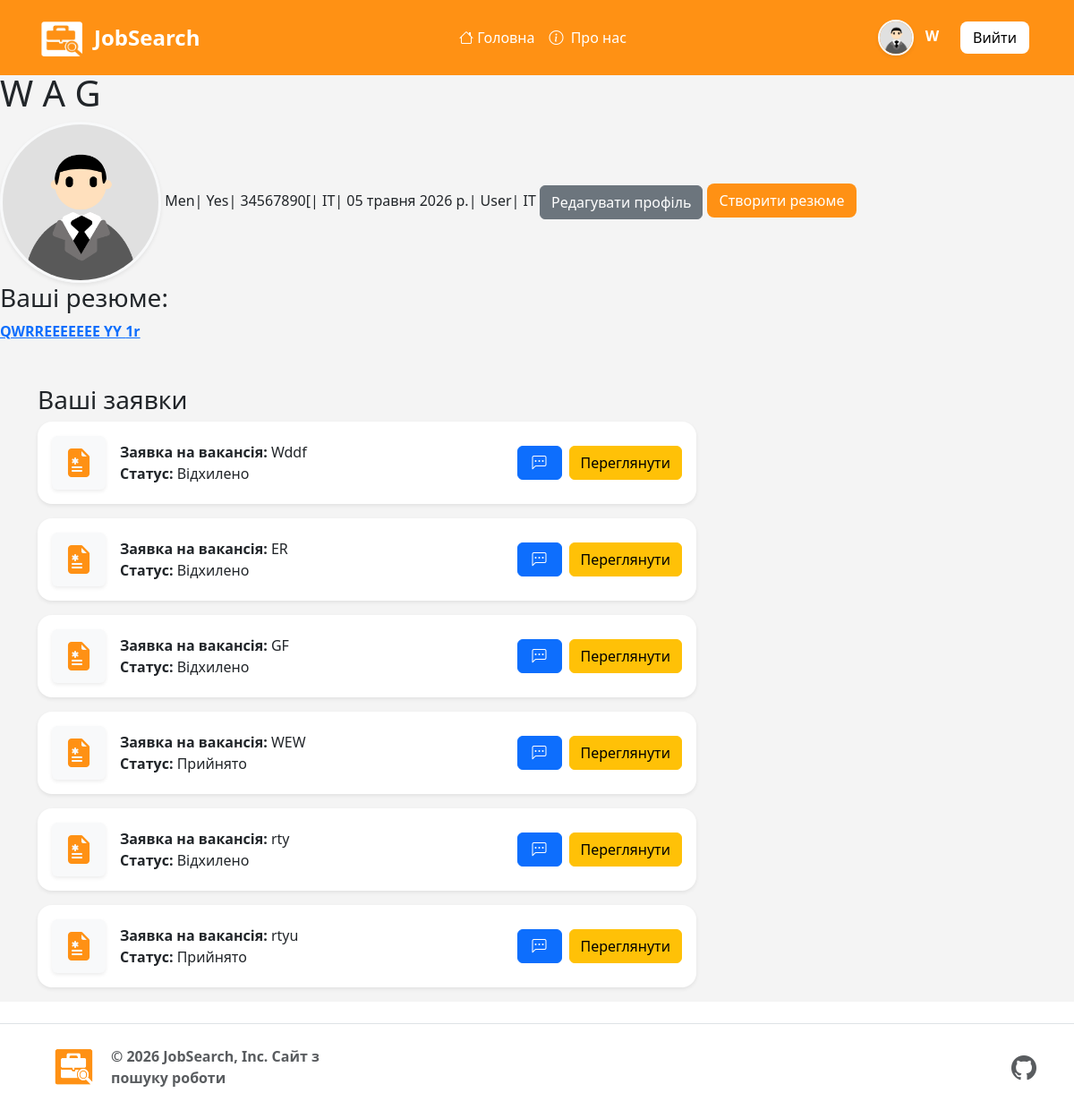
The page /auth_system/job-profil/ (signed in) on the database as committed earlier.
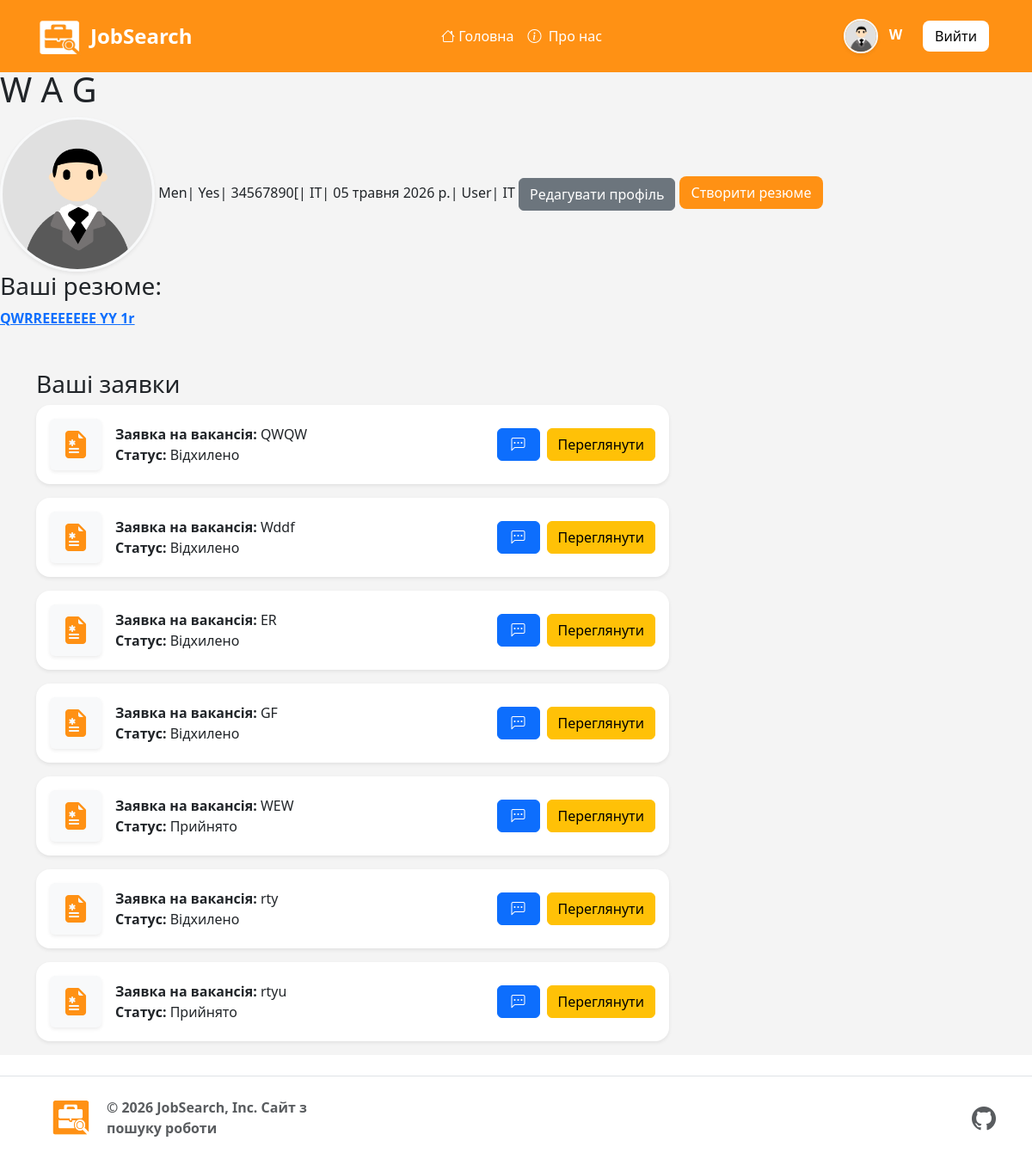
The same page on the database as committed later.
### project/models.py (models this page shows, shortened)
class Resume(models.Model):
    author = models.ForeignKey(User, on_delete=models.CASCADE, related_name="resume")#автор
    title = models.CharField(max_length=256)#Заголовок
    description = models.TextField()#опис
    description1 = models.TextField(null=True, blank=True)#опис
    description2 = models.TextField(null=True, blank=True)#опис
    description3 = models.TextField(null=True, blank=True)#опис
    description4 = models.TextField(null=True, blank=True)#опис
    file = models.FileField(upload_to='resumes/',  null=True, blank=True)#файл
    date = models.DateTimeField(auto_now_add=True, blank=True, null=True,)#дата створення
    updated_at = models.DateTimeField(auto_now=True, blank=True, null=True, verbose_name="Дата оновлення")

class Application(models.Model):
    STATUS_CHOICES = (
        ('under_review', 'На розгляді'),
        ('reject', 'Відхилено'),
        ('accepted', 'Прийнято'),
    )
    author = models.ForeignKey(User, on_delete=models.CASCADE, related_name="applications")
    vacancy = models.ForeignKey(Vacancy, on_delete=models.CASCADE, related_name="applications")
    resume = models.ForeignKey(Resume, on_delete=models.SET_NULL, null=True, blank=True)
    res_file = models.FileField(upload_to='application_docs/', null=True, blank=True) # Ось воно!
    created_at = models.DateTimeField(auto_now_add=True, null=True, blank=True)
    status = models.CharField(choices=STATUS_CHOICES, max_length=50, default='under_review')
    class Meta:
        constraints = [
            models.UniqueConstraint(fields=['author', 'vacancy'], name='unique_user_application')
        ]
        ordering = ['-created_at']

class Vacancy(models.Model):
    title = models.CharField(max_length=256)#Заголовок
    description = models.TextField()#опис
    description1 = models.TextField(null=True, blank=True)#опис
    description2 = models.TextField(null=True, blank=True)#опис
    link = models.URLField(max_length=500, null=True, blank=True)
    company = models.ForeignKey(EmployerProfile, on_delete=models.CASCADE, related_name="vacancies")
    image = models.ImageField(upload_to='vacancies/images/',  null=True, blank=True)
    price_start = models.DecimalField(max_digits=10, decimal_places=2, null=True, blank=True)
    price_end = models.DecimalField(max_digits=10, decimal_places=2, null=True, blank=True)
    category = models.ForeignKey(Category, on_delete=models.SET_NULL, null=True)
    employment_type = models.CharField(max_length=20, choices=EMPLOYMENT_CHOICES, default='full_time', verbose_name="Тип зайнятості")
    work_format = models.CharField(max_length=20, choices=WORK_FORMAT_CHOICES, default='office', verbose_name="Формат роботи")
    experience = models.CharField(max_length=20, choices=EXPERIENCE_CHOICES, default='no_experience', verbose_name="Досвід роботи")
    city = models.ForeignKey(City, on_delete=models.SET_NULL, related_name="vacancies", null=True)
    street = models.CharField(max_length=255, verbose_name="Вулиця")
    house_number = models.CharField(max_length=20, blank=True, null=True, verbose_name="Будинок / Офіс")
    date = models.DateTimeField(auto_now_add=True)#дата створення
    updated_at = models.DateTimeField(auto_now=True, verbose_name="Дата оновлення")
    class Meta:
        ordering = ['-date']

### auth_system/views.py (the view)
# urls.py: path('job-profil/', views.Job_ProfileView.as_view(), name='job_profile'),
class Job_ProfileView(DetailView):
    model = UserProfile
    template_name = "auth_s/profile.html"
    context_object_name = 'profile'
    def get_object(self):
        obj, created = UserProfile.objects.get_or_create(user=self.request.user)
        return obj
    def get_context_data(self, **kwargs):
        context = super().get_context_data(**kwargs)
        context['resumes'] = Resume.objects.filter(author=self.object.user)
        context['user_applications'] = Application.objects.filter(author=self.request.user)
        return context

### auth_system/models.py (called while the page is built)
    @property
    def img_avatar(self):
        if self.avatar:
            return self.avatar.url
        if self.gender == 'Men':
            if self.op == 'Yes':
                return '/static/image/men-op.png'
            else:
                return '/static/image/men.png'
        else:
            if self.op == 'Yes':
                return '/static/image/women-op.png'
            else:
                return '/static/image/women.png'

### project/models.py (called while the page is built)
    def __str__(self):
        return self.name

### templates/auth_s/profile.html
{% extends 'base.html' %}
{% load static %}
{% block content %}
<h1>{{ profile.first_name }} {{ profile.last_name }} {{ profile.patronymic }} </h1>
<img src="{{ user.profile.img_avatar }}" alt="Avatar"
class="rounded-circle img-fluid border border-3 border-light shadow-sm"
style="max-width: 180px; height: 180px; object-fit: cover;">
    {{ profile.gender }}|
    {{ profile.op }}|
    {{ profile.bio }}|
    {{ profile.referral }}|
    {{ profile.birth_date }}|
    {{ profile.role }}|
    {{ profile.referral }}
<a href="{% url 'update_profile' %}" class="btn btn-secondary" >
    Редагувати профіль
</a>
<a href="{% url 'job_creat_resume' %}" class="btn-L">
    Створити резюме
</a>
<h3>Ваші резюме:</h3>
{% for resume in resumes %}
    <a href="{% url 'job_resume' resume.pk %}">
        <strong>{{ resume.title }}</strong>
    </a>
{% empty %}
    <p>Ви ще не створили жодної .</p>
{% endfor %}
<div class="container mt-5">
    <h3>Ваші заявки</h3>
    <div class="row justify-content-start">
        {% for application in user_applications %}
        <div class="col-md-10 col-lg-8">
            <div class="card shadow-sm mb-3 border-0 rounded-4 overflow-hidden">
                <div class="d-flex align-items-center justify-content-between p-3 gap-2">
                    <div class="d-flex align-items-center gap-3">
                        <div class="card shadow-sm border-0 bg-light d-flex align-items-center justify-content-center" style="width: 60px; height: 60px; flex-shrink: 0;">
                            <div class="card-body d-flex align-items-center justify-content-center p-0">
                                <i class="bi bi-file-earmark-medical-fill" style="font-size: 2rem; color: #ff9114;"></i>
                            </div>
                        </div>
                        <div class="d-flex flex-column">
                            <div class="text-truncate-custom">
                                <strong>Заявка на вакансія:</strong>
                                <span>{{ application.vacancy.title }}</span>
                            </div>
                            <div class="text-truncate-custom">
                                <strong>Статус:</strong>
                                {{ application.get_status_display|default:"На розгляді" }}
                            </div>
                        </div>
                    </div>
                    <div class="d-flex">
                        <div class="flex-shrink-0 me-2">
                            <a href="{% url 'chat_room' application.id %}" class="btn btn-primary px-3">
                                <i class="bi bi-chat-left-dots"></i>
                            </a>
                        </div>
                        <div class="flex-shrink-1">
                            <a href="{% url 'job_resume' application.resume.pk %}" class="btn btn-warning">
                                Переглянути
                            </a>
                        </div>
                    </div>
                </div>
            </div>
        </div>
        {% empty %}
            <p>На ваші вакансії поки немає жодного відгуку.</p>
        {% endfor %}
    </div>
</div>
{% endblock %}

Rows that differ between the two databases and show on the page:
added Application: vacancy "QWQW", status "Відхилено"
